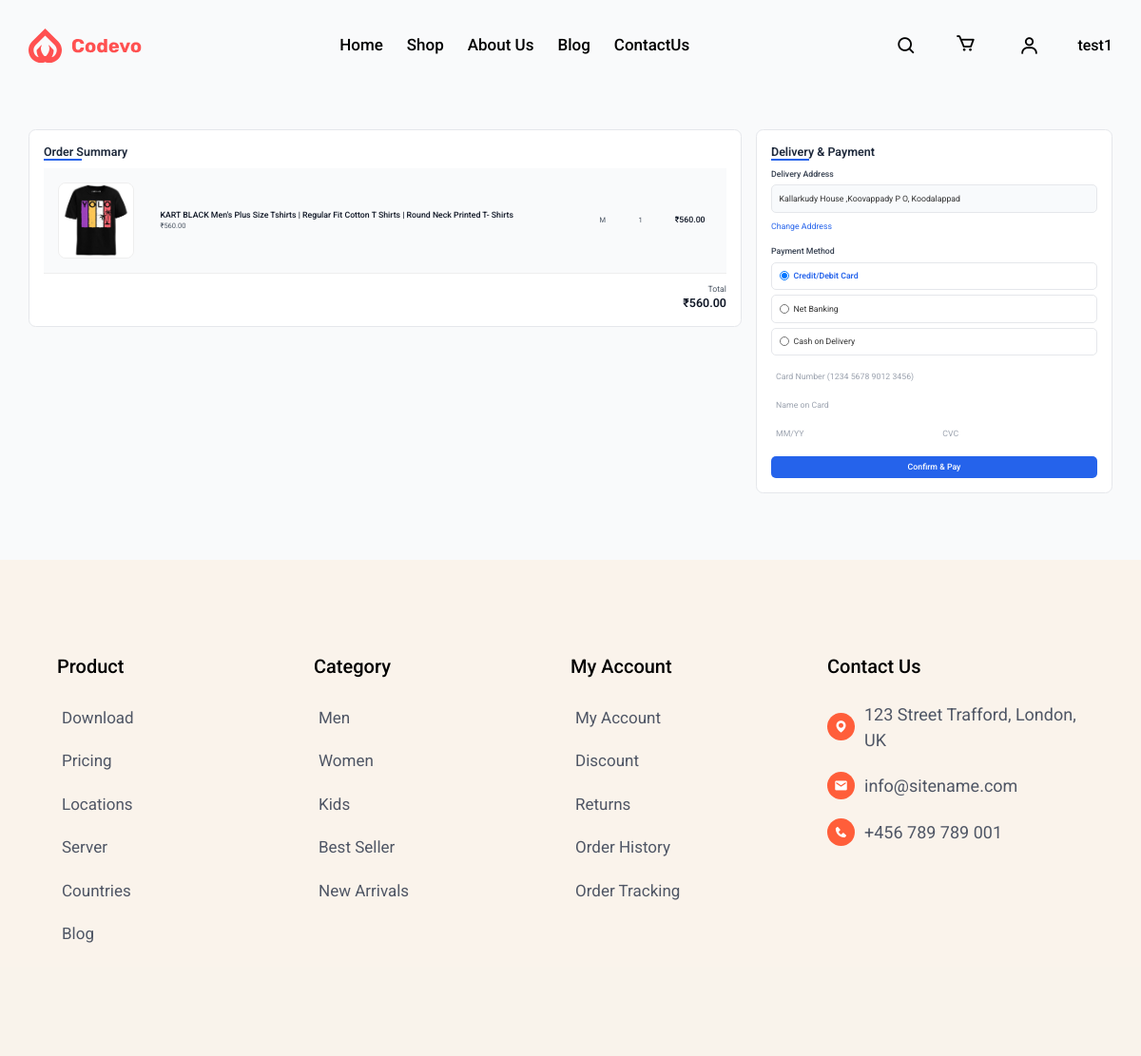
Screenshot of /order_confirmation/ (signed in) with the database file from the repository.
### authapp/models.py (models this page shows, shortened)
class Customer(models.Model):
    login = models.OneToOneField(Login, on_delete=models.CASCADE, primary_key=True)
    name = models.CharField(max_length=100, verbose_name='Full Name')
    phone = models.CharField(
        max_length=15,
        validators=[RegexValidator(regex=r'^\+?1?\d{9,15}$', message="Phone number must be in the format: '+999999999'.")],
        verbose_name='Phone Number'
    )
    address = models.TextField(blank=True, null=True, verbose_name='Address')
    pincode = models.CharField(
        max_length=6,
        blank=True,
        null=True,
        validators=[RegexValidator(regex=r'^\d{6}$', message="Pincode must be 6 digits.")],
        verbose_name='Pincode'
    )
    photo = models.ImageField(
        upload_to="customer_photos/",
        blank=True,
        null=True,
        verbose_name='Profile Photo'
    )
    class Meta:
        verbose_name_plural = "Customers"

### ecommerceapp/models.py (models this page shows, shortened)
class CartItem(models.Model):
    cart = models.ForeignKey(Cart, on_delete=models.CASCADE, related_name="items")
    product = models.ForeignKey(Product, on_delete=models.CASCADE)
    size = models.ForeignKey(ProductSize, on_delete=models.CASCADE, null=True)  # Link to ProductSize
    quantity = models.PositiveIntegerField(default=1)
    added_at = models.DateTimeField(auto_now_add=True)
    def get_total_price(self):
        price = self.product.discount_price if self.product.discount_price else self.product.price
        return price * self.quantity

class Product(models.Model):
    SIZE_TYPE_CHOICES = [
        ("alphabet", "Alphabetic Sizes"),
        ("numeric", "Numeric Sizes")
    ]
    product_id = models.UUIDField(default=uuid.uuid4, editable=False, unique=True)
    name = models.CharField(max_length=255)
    brand = models.ForeignKey(Brand, on_delete=models.CASCADE)
    category = models.ForeignKey(Category, on_delete=models.CASCADE)
    price = models.DecimalField(max_digits=10, decimal_places=2)
    discount_price = models.DecimalField(max_digits=10, decimal_places=2, blank=True, null=True)
    color = models.CharField(max_length=50, blank=True, null=True)
    image = models.ImageField(upload_to="products/")
    feature_vector = models.BinaryField(blank=True, null=True)
    size_type = models.CharField(max_length=10, choices=SIZE_TYPE_CHOICES, default="alphabet")
    stock_available = models.BooleanField(default=True)
    description = models.TextField(blank=True, null=True)
    material = models.TextField(blank=True, null=True)
    product_code = models.CharField(max_length=100, unique=True, blank=True)  # Allow blank, but ensure unique values
    package_contains = models.CharField(max_length=255, blank=True, null=True)
    marketed_by = models.TextField(blank=True, null=True)
    imported_by = models.TextField(blank=True, null=True)
    country_of_origin = models.CharField(max_length=100, blank=True, null=True)
    net_quantity = models.CharField(max_length=50, blank=True, null=True)
    customer_care_address = models.TextField(blank=True, null=True)
    commodity = models.CharField(max_length=255, blank=True, null=True)
    is_visible = models.BooleanField(default=True, help_text="Uncheck to hide the product from customers.")

class ProductSize(models.Model):
    ALPHABET_SIZES = [("XS", "XS"), ("S", "S"), ("M", "M"), ("L", "L"), ("XL", "XL"), ("XXL", "XXL")]
    NUMERIC_SIZES = [(str(size), str(size)) for size in [28, 30, 32, 34, 36]]
    SIZE_CHOICES = ALPHABET_SIZES + NUMERIC_SIZES
    product = models.ForeignKey(Product, on_delete=models.CASCADE, related_name="sizes")
    size_type = models.CharField(max_length=10, choices=SIZE_CHOICES)

### ecommerceapp/views.py (the view, shortened to what this page needs)
# urls.py: path('order_confirmation/', views.order_confirmation, name='order_confirmation'),
@login_required
def order_confirmation(request):
    if not hasattr(request.user, 'usertype') or request.user.usertype != "customer":
        return redirect("login")
    try:
        customer = request.user.customer  # Assumes a OneToOneField or similar
        cart = Cart.objects.get(customer=customer)
        if not cart.items.exists():
            messages.error(request, "Your cart is empty.")
            return redirect("cart")
        cart_items = cart.items.all()
        cart_total = sum(item.get_total_price() for item in cart_items)
        banks = Bank.objects.all()
        return render(request, "customer/order_confirmation.html", {
            "cart_items": cart_items,
            "cart_total": cart_total,
            "customer": customer,
            "banks": banks,
        })
    except (Customer.DoesNotExist, Cart.DoesNotExist):
        return redirect("login")

### templates/customer/order_confirmation.html (shortened to what this page needs)
{% load static %}
<!DOCTYPE html>
<html lang="en">
<head>
    <script src="https://cdn.tailwindcss.com"></script>
    <link rel="stylesheet" href="https://cdnjs.cloudflare.com/ajax/libs/font-awesome/6.5.1/css/all.min.css"/>
</head>
<body>
    {% include "customer/customerheader.html" %}
    <main class="container mx-auto px-4 py-8 max-w-6xl">
        <div id="orderContent" class="flex flex-col lg:flex-row gap-6">
            <div class="lg:w-2/3">
                <div class="section-card">
                    <h2 class="section-title">Order Summary</h2>
                    <div class="overflow-x-auto">
                        <table class="cart-table">
                            <tbody>
                                {% for item in cart_items %}
                                <tr class="cart-item">
                                    <td class="flex items-center gap-3">
                                        <img src="{{ item.product.image.url|default:'/static/default.jpg' }}" alt="{{ item.product.name|default:'No name' }}" class="cart-item-image">
                                        <div>
                                            <p class="text-sm font-medium text-gray-900">{{ item.product.name|default:'No name' }}</p>
                                            <p class="text-xs text-gray-600">₹{{ item.product.discount_price|default:item.product.price|default:'No price'|floatformat:2 }}</p>
                                        </div>
                                    </td>
                                    <td class="text-xs text-gray-600">{{ item.size.size_type|default:'N/A' }}</td>
                                    <td class="text-xs text-gray-600">{{ item.quantity }}</td>
                                    <td class="text-sm font-medium text-gray-900">₹{{ item.get_total_price|floatformat:2|default:'0.00' }}</td>
                                </tr>
                                {% endfor %}
                            </tbody>
                        </table>
                    </div>
                    <div class="flex justify-end pt-4">
                        <div class="text-right">
                            <p class="text-sm text-gray-600">Total</p>
                            <p class="text-xl font-semibold text-gray-900">₹{{ cart_total|floatformat:2 }}</p>
                        </div>
                    </div>
                </div>
            </div>
            <div class="lg:w-1/3">
                <div class="section-card">
                    <h2 class="section-title">Delivery & Payment</h2>
                    <form method="POST" id="orderForm" action="{% url 'order_confirmation' %}">
                        <div class="mb-4">
                            <label class="block text-gray-700 text-sm font-medium mb-2">Delivery Address</label>
                            <div class="address-display" id="currentAddressDisplay">{{ customer.address|default:"No default address provided" }}</div>
                            <button type="button" id="changeAddressBtn" class="text-blue-600 hover:underline text-sm mt-2">Change Address</button>
                        </div>
                        <div class="mb-4">
                            <label class="block text-gray-700 text-sm font-medium mb-2">Payment Method</label>
                            <div class="space-y-2">
                                <label class="payment-option flex items-center cursor-pointer">
                                    <input type="radio" name="payment_method" value="card" class="mr-2 h-4 w-4" checked>
                                    <span class="text-sm">Credit/Debit Card</span>
                                </label>
                                <label class="payment-option flex items-center cursor-pointer">
                                    <input type="radio" name="payment_method" value="netbanking" class="mr-2 h-4 w-4">
                                    <span class="text-sm">Net Banking</span>
                                </label>
                                <label class="payment-option flex items-center cursor-pointer">
                                    <input type="radio" name="payment_method" value="cod" class="mr-2 h-4 w-4">
                                    <span class="text-sm">Cash on Delivery</span>
                                </label>
                            </div>
                            <div id="cardDetails" class="mt-3 space-y-3">
                                <input type="text" name="cardNumber" id="cardNumber" class="w-full p-2 text-sm border rounded-lg focus:outline-none focus:ring-2 focus:ring-blue-500" placeholder="Card Number (1234 5678 9012 3456)" maxlength="19">
                                <input type="text" name="cardName" id="cardName" class="w-full p-2 text-sm border rounded-lg focus:outline-none focus:ring-2 focus:ring-blue-500" placeholder="Name on Card">
                                <div class="flex gap-3">
                                    <input type="text" name="cardExpiry" id="cardExpiry" class="w-1/2 p-2 text-sm border rounded-lg focus:outline-none focus:ring-2 focus:ring-blue-500" placeholder="MM/YY" maxlength="5">
                                    <input type="text" name="cardCVC" id="cardCVC" class="w-1/2 p-2 text-sm border rounded-lg focus:outline-none focus:ring-2 focus:ring-blue-500" placeholder="CVC" maxlength="4">
                                </div>
                            </div>
                        </div>
                        <button type="submit" class="btn-primary w-full text-sm">Confirm & Pay</button>
                    </form>
                </div>
            </div>
        </div>
    </main>
    {% include "customer/customerfooter.html" %}

### templates/customer/customerheader.html (shortened to what this page needs)
{% load static %}
<!DOCTYPE html>
<html lang="en">
<head>
  <link href="https://unpkg.com/boxicons@2.0.9/css/boxicons.min.css" rel="stylesheet" />
  <link rel="stylesheet" href="https://unpkg.com/swiper/swiper-bundle.min.css" />
  <link rel="stylesheet" href="{% static 'ecommerceapp/css/customerstyles.css' %}">
  <link rel="stylesheet" href="{% static 'ecommerceapp/css/product.css' %}">
</head>
<body>
  <header class="header">
    <nav class="navbar">
      <div class="row container d-flex">
        <div class="logo">
          <img src="{% static 'ecommerceapp/images/logo.svg' %}" alt="Logo" />
        </div>
        <div class="nav-list d-flex">
          <a href="{% url 'customerhome' %}">Home</a>
          <a href="{% url 'customer_shop' %}">Shop</a>
          <a href="{% url 'customer_aboutus' %}">About Us</a>
          <a href="{% url 'customerhome' %}#blog-section" id="blog-link">Blog</a>
          <a href="{% url 'customer_contactus' %}">ContactUs</a>
        </div>
        <div class="icons d-flex">
          <div class="icon d-flex" id="search-icon">
            <i class="bx bx-search"></i>
          </div>
          <div class="icon d-flex" id="cart-icon">
            <a href="{% url 'customer_cart' %}">
              <i class="bx bx-cart"></i>
            </a>
          </div>
            <div class="icon user-icon d-flex">
              {% if request.user.is_authenticated %}
                <div class="user-dropdown">
                  <a href="#" class="dropdown-toggle" aria-haspopup="true" aria-expanded="false">
                    <i class="bx bx-user"></i>
                  </a>
                </div>
              {% endif %}
            </div>
            <span class="username">{{ customer.name | default:"customer not found"}}</span>
      </div>
    </nav>
  </header>
</body>
</html>

### rows the page displays
Customer: name "test1", address "Kallarkudy House ,Koovappady P O, Koodalappad"
CartItem: product.image (picture), product.name "KART BLACK Men's Plus Size Tshirts | Regular Fit Cotton T Shirts | Round Neck Printed T- Shirts", product.discount_price "560.00", size.size_type "M", quantity "1", get_total_price "560.00"

### other values shown
{{ cart_total|floatformat:2 }} "560.00"
